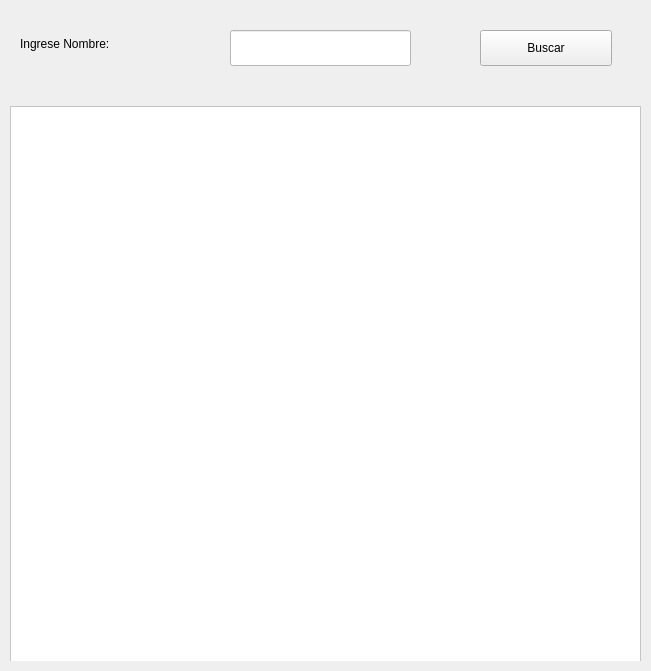
<?xml version="1.0" encoding="UTF-8"?>
<ui version="4.0">
 <class>PantallaListarPorNombre</class>
 <widget class="QWidget" name="PantallaListarPorNombre">
  <property name="geometry">
   <rect>
    <x>0</x>
    <y>0</y>
    <width>651</width>
    <height>671</height>
   </rect>
  </property>
  <property name="windowTitle">
   <string>Form</string>
  </property>
  <widget class="QWidget" name="layoutWidget">
   <property name="geometry">
    <rect>
     <x>10</x>
     <y>10</y>
     <width>631</width>
     <height>651</height>
    </rect>
   </property>
   <layout class="QVBoxLayout" name="verticalLayout">
    <item>
     <widget class="QWidget" name="widget" native="true">
      <property name="minimumSize">
       <size>
        <width>100</width>
        <height>80</height>
       </size>
      </property>
      <property name="maximumSize">
       <size>
        <width>16777215</width>
        <height>90</height>
       </size>
      </property>
      <widget class="QLabel" name="label">
       <property name="geometry">
        <rect>
         <x>10</x>
         <y>20</y>
         <width>181</width>
         <height>28</height>
        </rect>
       </property>
       <property name="text">
        <string>Ingrese Nombre:</string>
       </property>
      </widget>
      <widget class="QLineEdit" name="leNombre">
       <property name="geometry">
        <rect>
         <x>220</x>
         <y>20</y>
         <width>181</width>
         <height>36</height>
        </rect>
       </property>
       <property name="styleSheet">
        <string notr="true">background-color: white;
color: black;</string>
       </property>
      </widget>
      <widget class="QPushButton" name="pushButton">
       <property name="geometry">
        <rect>
         <x>470</x>
         <y>20</y>
         <width>132</width>
         <height>36</height>
        </rect>
       </property>
       <property name="text">
        <string>Buscar</string>
       </property>
      </widget>
     </widget>
    </item>
    <item>
     <widget class="QWidget" name="widget_2" native="true">
      <property name="minimumSize">
       <size>
        <width>100</width>
        <height>100</height>
       </size>
      </property>
      <widget class="QScrollArea" name="scrollArea">
       <property name="geometry">
        <rect>
         <x>0</x>
         <y>0</y>
         <width>631</width>
         <height>561</height>
        </rect>
       </property>
       <property name="styleSheet">
        <string notr="true">background-color: white</string>
       </property>
       <property name="widgetResizable">
        <bool>true</bool>
       </property>
       <widget class="QWidget" name="scrollAreaWidgetContents">
        <property name="geometry">
         <rect>
          <x>0</x>
          <y>0</y>
          <width>629</width>
          <height>559</height>
         </rect>
        </property>
       </widget>
      </widget>
     </widget>
    </item>
   </layout>
  </widget>
 </widget>
 <resources/>
 <connections/>
</ui>
